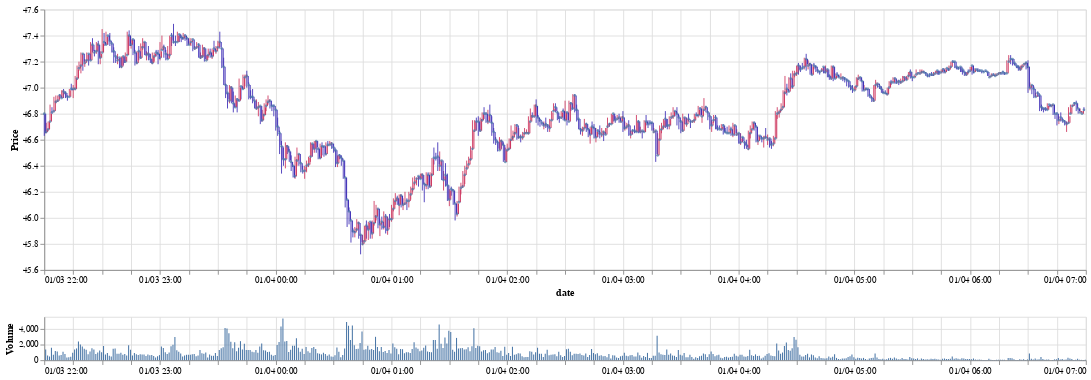

The notebook cell saved with this chart:
### Code cell
candle_chart(df, index_range=['20190103220000',None])

### Figure 1 — Vega-Lite specification as saved in the notebook (floating-point values rounded to 4 significant figures; data arrays with more than 128 entries replaced by an {"elided": "..."} marker saying what was removed)
{"$schema": "https://vega.github.io/schema/vega-lite/v2.6.0.json", "config": {"view": {"height": 300, "width": 400}}, "datasets": {"data-cd65054af665b53c1ea5b3ed2177da8e": {"elided": "540 records"}}, "vconcat": [{"layer": [{"data": {"name": "data-cd65054af665b53c1ea5b3ed2177da8e"}, "encoding": {"x": {"field": "date", "timeUnit": "yearmonthdatehoursminutes", "type": "temporal"}}, "mark": {"color": "gray", "type": "rule"}, "transform": [{"filter": "(datum.dt === null)"}]}, {"data": {"name": "data-cd65054af665b53c1ea5b3ed2177da8e"}, "encoding": {"color": {"condition": {"test": "datum.open < datum.close", "value": "#ce375f"}, "value": "#3f2fb7"}, "tooltip": [{"field": "date", "format": "%m/%d %H:%M", "type": "temporal"}, {"field": "open", "type": "quantitative"}, {"field": "high", "type": "quantitative"}, {"field": "low", "type": "quantitative"}, {"field": "close", "type": "quantitative"}, {"field": "volume", "type": "quantitative"}], "x": {"axis": {"format": "%m/%d %H:%M", "title": "date"}, "field": "date", "timeUnit": "yearmonthdatehoursminutes", "type": "temporal"}, "y": {"axis": {"title": "Price"}, "field": "low", "scale": {"zero": false}, "type": "quantitative"}, "y2": {"field": "high", "type": "quantitative"}}, "mark": "rule"}, {"data": {"name": "data-cd65054af665b53c1ea5b3ed2177da8e"}, "encoding": {"color": {"condition": {"test": "datum.open < datum.close", "value": "#ce375f"}, "value": "#3f2fb7"}, "tooltip": [{"field": "date", "format": "%m/%d %H:%M", "type": "temporal"}, {"field": "open", "type": "quantitative"}, {"field": "high", "type": "quantitative"}, {"field": "low", "type": "quantitative"}, {"field": "close", "type": "quantitative"}, {"field": "volume", "type": "quantitative"}], "x": {"field": "date", "timeUnit": "yearmonthdatehoursminutes", "type": "temporal"}, "y": {"field": "open", "type": "quantitative"}, "y2": {"field": "close", "type": "quantitative"}}, "mark": "bar"}, {"data": {"name": "data-cd65054af665b53c1ea5b3ed2177da8e"}, "encoding": {"tooltip": [{"field": "date", "format": "%m/%d %H:%M", "type": "temporal"}, {"field": "open", "type": "quantitative"}, {"field": "high", "type": "quantitative"}, {"field": "low", "type": "quantitative"}, {"field": "close", "type": "quantitative"}, {"field": "volume", "type": "quantitative"}], "x": {"field": "date", "timeUnit": "yearmonthdatehoursminutes", "type": "temporal"}, "y": {"field": "open", "type": "quantitative"}}, "mark": {"size": 10, "type": "circle"}}], "width": 1200}, {"height": 50, "layer": [{"data": {"name": "data-cd65054af665b53c1ea5b3ed2177da8e"}, "encoding": {"x": {"field": "date", "timeUnit": "yearmonthdatehoursminutes", "type": "temporal"}}, "mark": {"color": "gray", "type": "rule"}, "transform": [{"filter": "(datum.dt === null)"}]}, {"data": {"name": "data-cd65054af665b53c1ea5b3ed2177da8e"}, "encoding": {"x": {"axis": {"format": "%m/%d %H:%M", "title": ""}, "field": "date", "timeUnit": "yearmonthdatehoursminutes", "type": "temporal"}, "y": {"axis": {"title": "Volume"}, "field": "volume", "scale": {"zero": false}, "type": "quantitative"}}, "mark": "bar"}], "width": 1200}]}
